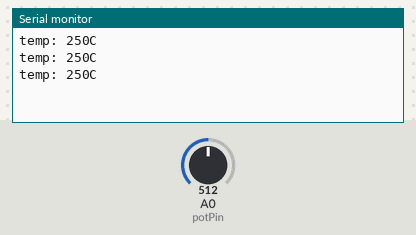
A sketch run on a simulated Arduino Uno, built with avr-gcc and run on an emulated ATmega328P. Parts: the last lines printed to the serial monitor. Inputs (shaded band) come from the test bench; at power-on: A0 (potPin) = 512.

Above: at 1.3 s.
1.4 s: A0 (potPin) set to 716
At 1.9 s:
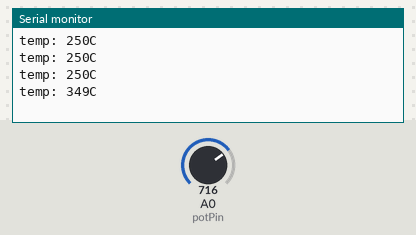
2.9 s: A0 (potPin) set to 900
At 3.4 s:
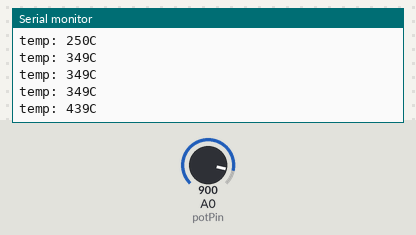
Timing chart, 0 to 5.9 s (numbered marks = the images above; inputs shaded):
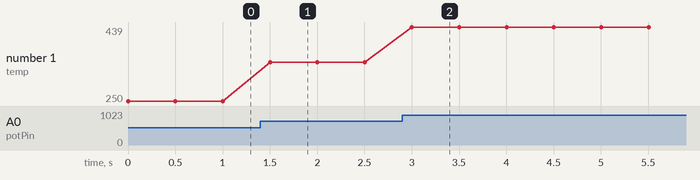

Measured:
- after the input at 1.4 s, the serial monitor: prints a new line after 0.10 s (image 1)
- after the input at 2.9 s, the serial monitor: prints a new line after 0.10 s (image 2)
- plotted number 1: 250 → 349 after the input at 1.4 s, 349 → 439 after the input at 2.9 s

The sketch:

ex16.ino
```cpp
int potPin = A0;

void setup() {
  // put your setup code here, to run once:
  Serial.begin(9600);
}

void loop() {
  // put your main code here, to run repeatedly:
  int val;
  int dat;
  val = analogRead(potPin);
  dat = val * (5.0 / 1023.0 * 100);
  Serial.print("temp: ");
  Serial.print(dat);
  Serial.println("C");
  delay(500);
}
```
